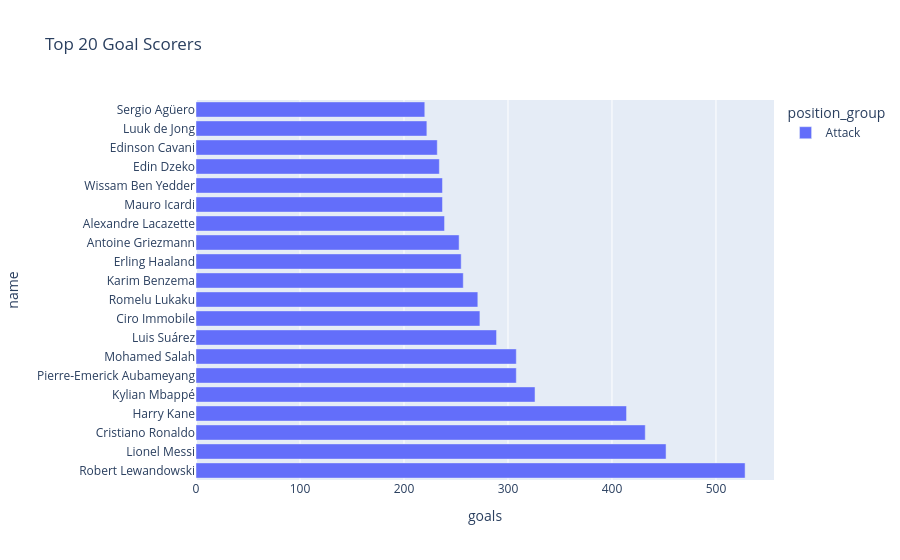

The cell this chart's notebook holds for it:
### Code cell
fig=px.bar(
    top_scores,x='goals',y='name',color='position_group',orientation="h",title="Top 20 Goal Scorers"
)

fig.show()

### Figure 1 — Plotly figure (JSON) as saved in the notebook; plotly's stock layout.template omitted (floating-point values rounded to 4 significant figures)
{"data": [{"hovertemplate": "position_group=Attack<br>goals=%{x}<br>name=%{y}<extra></extra>", "legendgroup": "Attack", "marker": {"color": "#636efa", "pattern": {"shape": ""}}, "name": "Attack", "orientation": "h", "showlegend": true, "textposition": "auto", "type": "bar", "x": [528.0, 452.0, 432.0, 414.0, 326.0, 308.0, 308.0, 289.0, 273.0, 271.0, 257.0, 255.0, 253.0, 239.0, 237.0, 237.0, 234.0, 232.0, 222.0, 220.0], "xaxis": "x", "y": ["Robert Lewandowski", "Lionel Messi", "Cristiano Ronaldo", "Harry Kane", "Kylian Mbappé", "Pierre-Emerick Aubameyang", "Mohamed Salah", "Luis Suárez", "Ciro Immobile", "Romelu Lukaku", "Karim Benzema", "Erling Haaland", "Antoine Griezmann", "Alexandre Lacazette", "Mauro Icardi", "Wissam Ben Yedder", "Edin Dzeko", "Edinson Cavani", "Luuk de Jong", "Sergio Agüero"], "yaxis": "y"}], "layout": {"barmode": "relative", "legend": {"title": {"text": "position_group"}, "tracegroupgap": 0}, "title": {"text": "Top 20 Goal Scorers"}, "xaxis": {"anchor": "y", "domain": [0, 1], "title": {"text": "goals"}}, "yaxis": {"anchor": "x", "domain": [0, 1], "title": {"text": "name"}}}}
